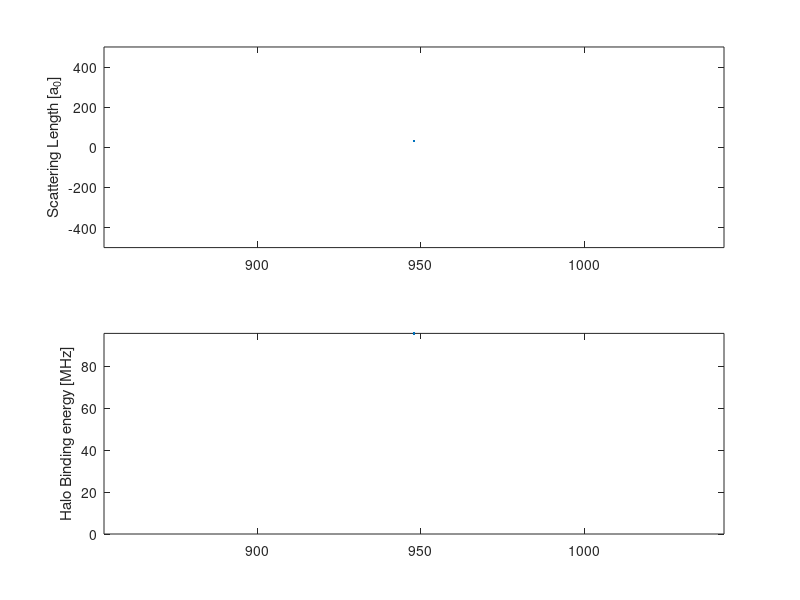

This chart was generated by the following MATLAB code:
function param = toyLJ
% Complimentary function to the jupyter notebook

%% Physical constants
ev2Ha = 3.67493e-2;
cm2Ha = 4.55634e-6;
cm2MHz = 2.99792e4;
ev2cm = 8065.541;
ev2MHz = 2.41799e8;
aBohr = 0.52917721067;
kg2au = 1/9.10939e-31;
Ha2MHz = 6.57968e9;
amu2Au   = 1.822889e+03;

%% Problem specifics
rm = 1/aBohr;
%De = 1005*cm2Ha;

m86 = 85.9092607309*amu2Au;
mu = prod([m86 m86])/sum([m86 m86]);

%% Function definitions
% Lennard-Jones potential
funcV = @(R, De) De*( (rm./R).^12 - 2*(rm./R).^6 );

% mean scattering length
aBar = @(Rvdw) 4*pi*Rvdw/gamma(1/4)^2;

% s-wave scattering length
a    = @(aBar, phiD) aBar*(1-tan(pi/4)*tan(phiD - pi/8));

% van der Waals length
Rvdw = @(mu, C6) (1/2)*(2*mu*C6)^(1/4);

% van der Waals Energy
Evdw = @(mu, Rvdw) 1/(2*mu*Rvdw^2);

% classical turning point
rClas = @(a, Rvdw) (a*(2*Rvdw)^2)^(1/3);

% potential phase contribution
phiD = @(mu, r0, De) integral(@(x) sqrt(-2*mu*funcV(x, De)), r0, Inf, 'ArrayValued', 1, 'AbsTol', 1e-10, 'RelTol', 1e-10);

% From Chin 2010 eq. 33
g1 = gamma(1/4)^4/(6*pi^2)-2;
g2 = (5/4)*g1^2-2; 
funcEhalo = @(mu, a, aBar) 1./(2*mu*(a-aBar).^2).*(1 + g1*aBar/(a-aBar) + g2*aBar^2/(a-aBar).^2);

%% Main loop
%in = linspace(750, 1150, 2e3);
%in = linspace(900, 975, 1e3);
in = 948;
[ param.a, param.aBar, param.eBind_MHz, param.rClas,...
  param.Rvdw, param.Evdw, param.phiD ] = deal(zeros(1,length(in)));
for i = 1:length(in)

    De = in(i)*cm2Ha;
    C6 = 2*De*rm^6;

    % find PEC zero crossing (assume near R_i)
    minOpt = optimset('TolX', 1e-7); % set Tol to ensure that the integral below is negative
    r0     = fminbnd(@(x) abs(funcV(x, De)), rm*0.5, rm, minOpt);


    param.Rvdw(i)      = Rvdw(mu, C6);
    param.Evdw(i)      = Evdw(mu, param.Rvdw(i));
    param.aBar(i)      = aBar(param.Rvdw(i));
    param.phiD(i)      = phiD( mu, r0, De );
    
    param.a(i)         = a(param.aBar(i), param.phiD(i));
    param.eBind_MHz(i) = funcEhalo(mu, param.a(i), param.aBar(i))*Ha2MHz;
    param.rClas(i)     = rClas( param.a(i), param.Rvdw(i) );
    
end


figure;
subplot(2, 1, 1)
plot(in, param.a);
axis tight
ylim([-500 500])
ylabel('Scattering Length [a_0]')

subplot(2, 1, 2)
plot(in, param.eBind_MHz);
axis tight
ylim([0 max(param.eBind_MHz)])
ylabel('Halo Binding energy [MHz]')
end